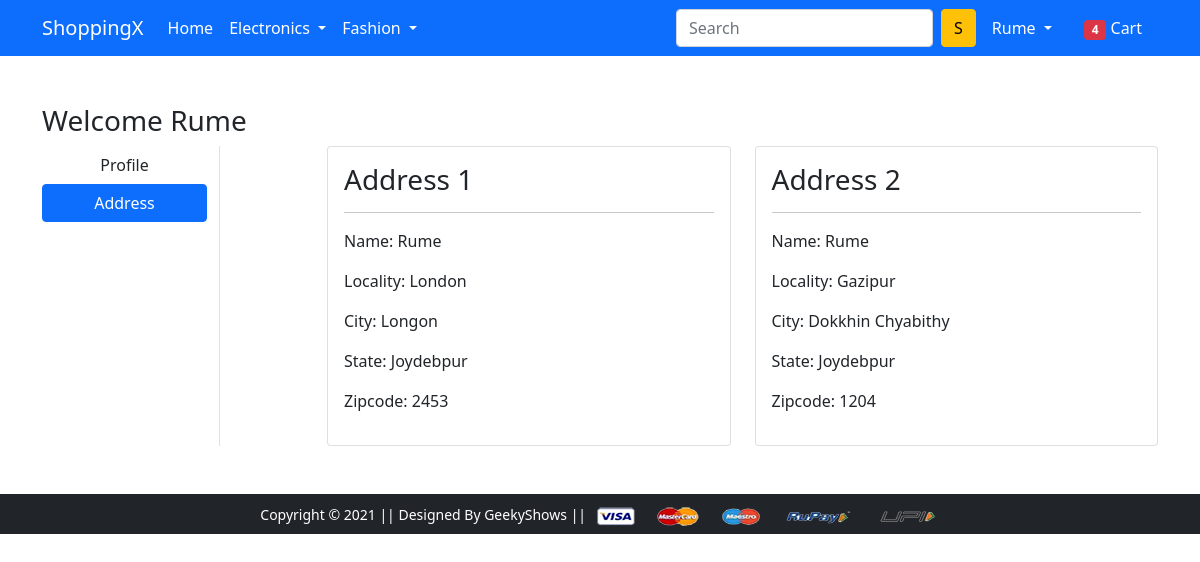
The page /address/ (signed in) on the database its author committed.
### app/models.py (models this page shows, shortened)
class Customer(models.Model):
    user = models.ForeignKey(User, on_delete=models.CASCADE)
    name = models.CharField(max_length=200)
    locality = models.CharField(max_length=200)
    city = models.CharField(max_length=50)
    zipcode = models.IntegerField()
    state = models.CharField(choices=STATE_CHOICES, max_length=50)

### app/views.py (the view)
# urls.py: path('address/', views.address, name='address'),
@login_required
def address(request):
    address = Customer.objects.filter(user=request.user)
    return render(request, 'app/address.html',{'address':address,'active':'btn-primary'})

### app/templates/app/address.html (shortened to what this page needs)
{% extends 'app/base.html' %}
{% load static %}
{% block main-content %}
<div class="container my-5">
 <div class="row">
 <h3>Welcome {{request.user.username|capfirst}}</h3>
  <div class="col-sm-2 border-end">
   <ul class="list-unstyled">
    <li class="d-grid"><a href="{% url 'profile' %}" class="btn">Profile</a></li>
    <li class="d-grid"><a href="{% url 'address' %}" class="btn {{active}}">Address</a></li>
   </ul>
  </div>
  <div class="col-sm-9 offset-sm-1">
   <div class="row">
    {% for adrs in address %}
        <div class="col-sm-6">
            <div class="card">
                <div class="card-body">
                    <h3>Address {{forloop.counter}}</h3>
                    <hr>
                    <p>Name: {{adrs.name}}</p>
                    <p>Locality: {{adrs.locality}}</p>
                    <p>City: {{adrs.city}}</p>
                    <p>State: {{adrs.state}}</p>
                    <p>Zipcode: {{adrs.zipcode}}</p>
                </div>
            </div>
        </div>
    {% endfor %}
   </div>
  </div>
 </div>
</div>
{% endblock main-content %}

### app/templates/app/base.html (shortened to what this page needs)
<!doctype html>
{% load static %}
<html lang="en">
  <head>
    <link href="https://cdn.jsdelivr.net/npm/bootstrap@5.0.0-beta1/dist/css/bootstrap.min.css" rel="stylesheet">
    <link rel="stylesheet" href="{% static 'app/css/owl.carousel.min.css' %}">
    <link rel="stylesheet" href="{% static 'app/css/all.min.css' %}">
    <link rel="stylesheet" href="{% static 'app/css/style.css' %}">
  </head>
  <body>
    <nav class="navbar navbar-expand-lg navbar-dark bg-primary">
     <div class="container">
       <a class="navbar-brand" href="/">ShoppingX</a>
       <div class="collapse navbar-collapse" id="navbarSupportedContent">
         <ul class="navbar-nav me-auto mb-2 mb-lg-0">
           <li class="nav-item">
             <a class="nav-link active" aria-current="page" href="/">Home</a>
           </li>
           <li class="nav-item dropdown">
             <a class="nav-link dropdown-toggle text-white" href="#" id="electronicsDropdown" role="button" data-bs-toggle="dropdown" aria-expanded="false">
               Electronics
             </a>
           </li>
           <li class="nav-item dropdown">
             <a class="nav-link dropdown-toggle text-white" href="#" id="fashionDropdown" role="button" data-bs-toggle="dropdown" aria-expanded="false">
               Fashion
             </a>
           </li>
         </ul>
         <form class="d-flex">
           <input class="form-control me-2" type="search" placeholder="Search" aria-label="Search">
           <button class="btn btn-warning" type="submit">S</button>
         </form>
         <div>
          <ul class="navbar-nav me-auto mb-2 mb-lg-0">
            {% if request.user.is_authenticated %}
              <li class="nav-item dropdown mx-2">
                <a class="nav-link dropdown-toggle text-white" href="#" id="profileDropdown" role="button" data-bs-toggle="dropdown" aria-expanded="false">
                  {{request.user.username | capfirst}}
                </a>
              </li>
              <li class="nav-item mx-2">
              <a href="{% url 'show_cart' %}" class="nav-link text-white"><span class="badge bg-danger">4</span> Cart </a>
              </li>
            {% endif %}
          </ul>
         </div>
       </div>
     </div>
    </nav>
    {% block main-content %} {% endblock main-content %}
    <footer class="container-fluid bg-dark text-center p-2 mt-5">
        <small class="text-white">Copyright &copy; 2021 || Designed By GeekyShows || </small>
        <img src="{% static 'app/images/payment.png' %}" alt="" srcset="" class="img-fluid" height="2px">
    </footer>
  </body>
</html>

### rows shown on the page
Customer: name "Rume", locality "London", city "Longon", state "Joydebpur", zipcode "2453"
Customer: name "Rume", locality "Gazipur", city "Dokkhin Chyabithy", state "Joydebpur", zipcode "1204"

### other values the page prints
{{ request.user.username | capfirst }} "Rume"
{{ request.user.username|capfirst }} "Rume"
